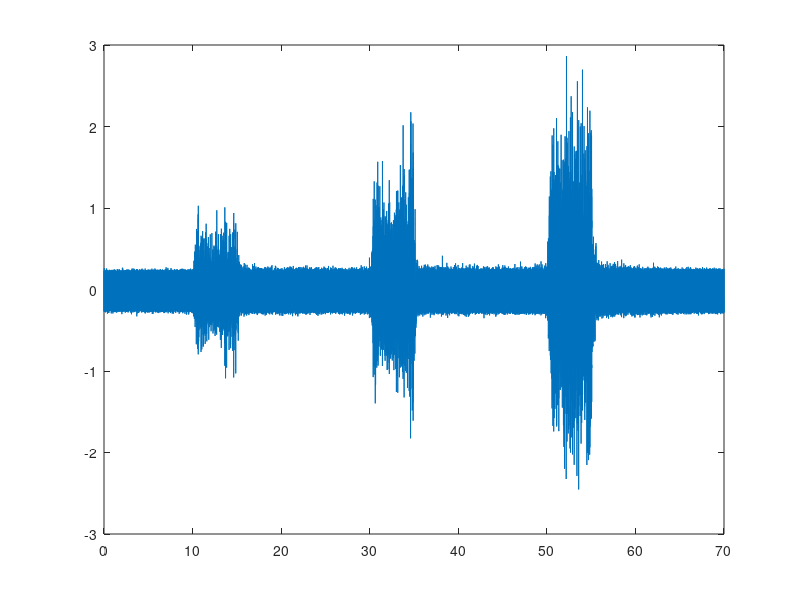
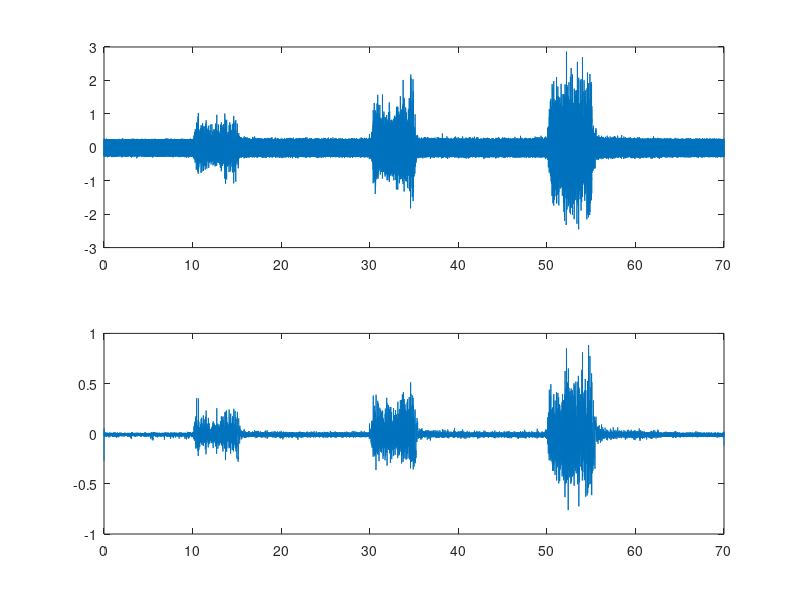
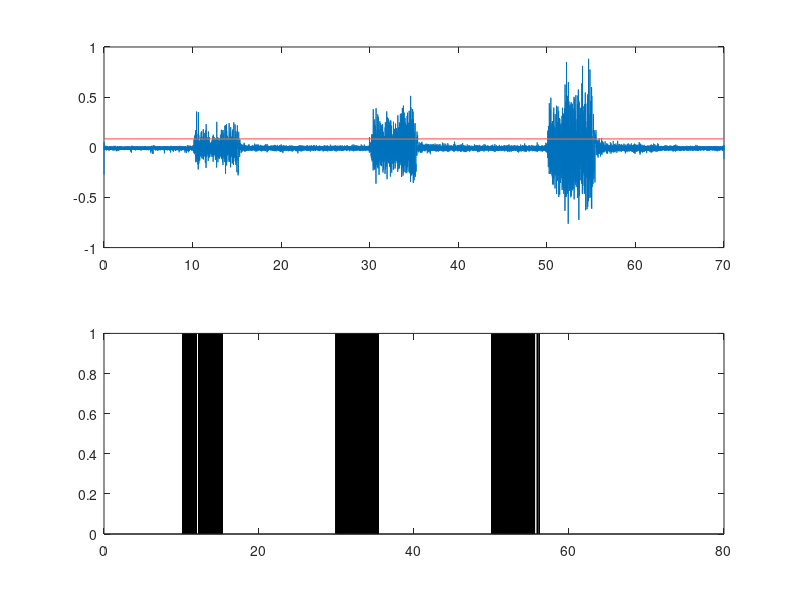
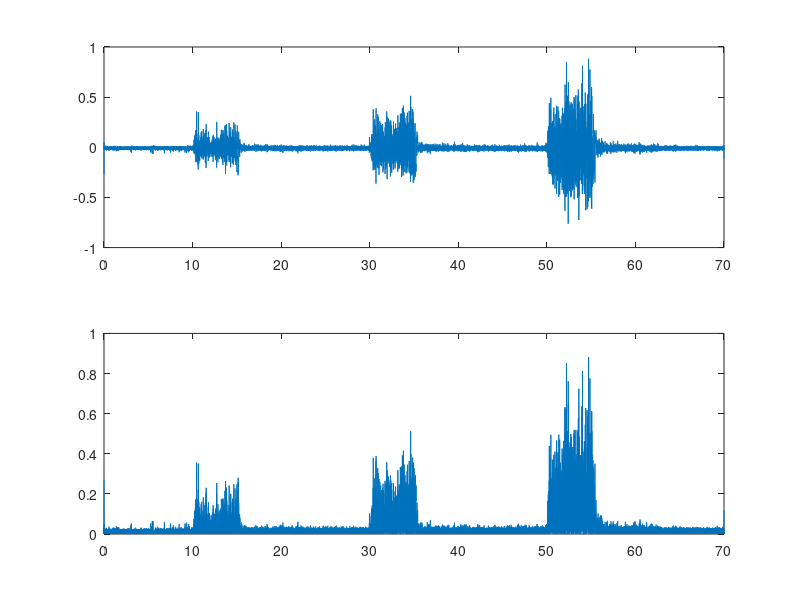

The MATLAB script that drew these images, in order: (Note: this script raises an error after producing the figures.)
clear; close all; clc;

load EMG_data_example;

x = 1:1:length(data);
fs = 1000;
x = x/fs;

figure;
plot(x, data);

%% 필터링 50Hz 이하 성분만 가져옴
h = fir1(50, 50/(fs/2), 'low');
fdata = filtfilt(h, 1, data);

figure;
subplot(211); plot(x, data);
subplot(212); plot(x, fdata);
%% 데이터에서 0.08 이상인 구간을 찾아서 1로 마킹
result = zeros(1, length(fdata));
idx = find(fdata > 0.08);
result(idx) = 1;

figure;
subplot(211); plot(x, fdata); hold on; plot(x, 0.08*ones(1, length(fdata)));
subplot(212); bar(x, result);

%% 절대값 취해보기
adata = abs(fdata);

figure;
subplot(211); plot(x, fdata);
subplot(212); plot(x, adata);
%% 이동창평균 
mdata = smooth(adata, 0.5*fs, 'moving');
figure;
subplot(311); plot(x, fdata);
subplot(312); plot(x, adata);
subplot(313); plot(x, mdata);

%% 기준값 세워보기
threshold = 0.03*ones(1, length(mdata));
figure;
plot(x, mdata); hold on; plot(x, threshold);

%% 데이터에서 0.03 이상인 구간을 찾아서 1로 마킹
result2 = zeros(1, length(mdata));
idx = find(mdata > 0.03);
result2(idx) = 1;

figure;
subplot(311); plot(x, fdata);
subplot(312); plot(x, mdata);
subplot(313); bar(x, result2);

